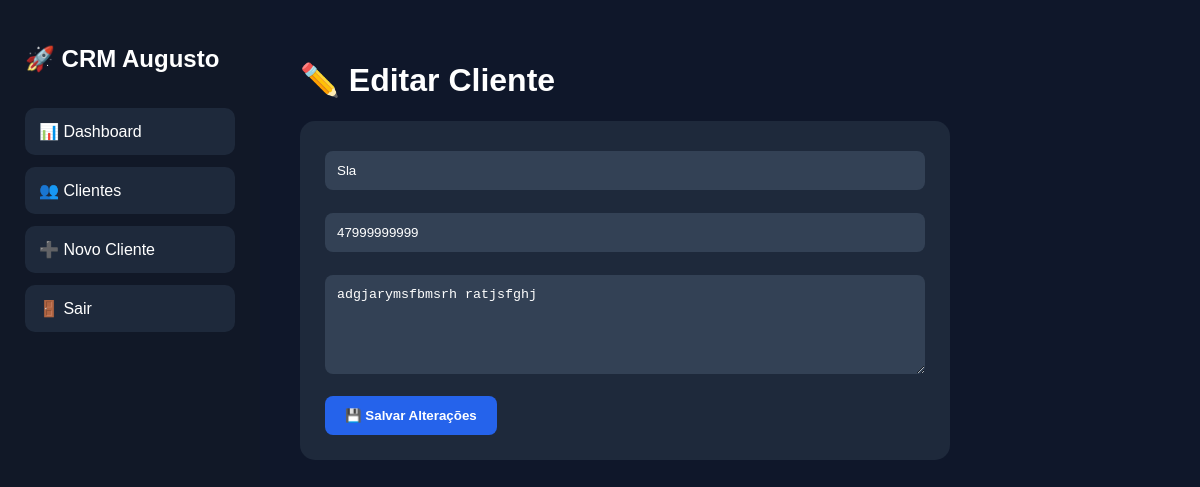
Screenshot of /editar/44 (signed in) with the database file from the repository.
### tables this page shows
CREATE TABLE clientes (
    id INTEGER PRIMARY KEY AUTOINCREMENT,
    nome TEXT NOT NULL,
    telefone TEXT
, observacoes TEXT, data_cadastro TEXT, usuario TEXT);

### app.py (the view)
@app.route("/editar/<int:id>")
def editar(id):
    if "usuario" not in session:
        return redirect("/login")
    conn = sqlite3.connect(CAMINHO_BANCO)
    cursor = conn.cursor()
    cursor.execute(
        """
        SELECT *
        FROM clientes
        WHERE id = ?
        AND usuario = ?
        """,
        (
            id,
            session["usuario"]
        )
    )
    cliente = cursor.fetchone()
    conn.close()
    if not cliente:
        return redirect("/clientes")
    return render_template(
        "editar.html",
        cliente=cliente
    )

### templates/editar.html (shortened to what this page needs)
<!DOCTYPE html>
<html>
<head>
    <link
        rel="stylesheet"
        href="{{ url_for('static', filename='style.css') }}"
    >
</head>
<body>
<div class="container">
    <div class="sidebar">
        <h2>🚀 CRM Augusto</h2>
        <a href="/">📊 Dashboard</a>
        <a href="/clientes">👥 Clientes</a>
        <a href="/cadastro">➕ Novo Cliente</a>
        <a href="/logout">🚪 Sair</a>
    </div>
    <div class="content">
        <h1>✏️ Editar Cliente</h1>
        <form action="/atualizar/{{ cliente[0] }}" method="POST">
            <input
                type="text"
                name="nome"
                value="{{ cliente[1] }}"
                required
            >
            <br><br>
            <input
                type="text"
                name="telefone"
                value="{{ cliente[2] }}"
                required
            >
            <br><br>
            <textarea
                name="observacoes"
                rows="5"
            >{{ cliente[3] }}</textarea>
            <br><br>
            <button type="submit">
                💾 Salvar Alterações
            </button>
        </form>
    </div>
</div>
</body>
</html>

### static/style.css (style rules this page uses)
body { margin: 0; font-family: Arial, sans-serif; background: #0f172a; color: #e5e7eb; }
.container { display: flex; min-height: 100vh; }
.sidebar { width: 260px; background: #111827; padding: 25px; box-sizing: border-box; }
.sidebar h2 { color: white; margin-bottom: 35px; }
.sidebar a { display: block; text-decoration: none; color: white; background: #1e293b; padding: 14px; margin-bottom: 12px; border-radius: 10px; transition: 0.2s; }
.content { flex: 1; padding: 40px; }
.content h1 { color: white; }
form { background: #1e293b; padding: 25px; border-radius: 15px; max-width: 600px; }
input, textarea { width: 100%; padding: 12px; border: none; border-radius: 8px; margin-top: 5px; box-sizing: border-box; background: #334155; color: white; }
input::placeholder, textarea::placeholder { color: #cbd5e1; }
button { background: #2563eb; color: white; border: none; padding: 12px 20px; border-radius: 8px; cursor: pointer; font-weight: bold; }

### rows the page displays
clientes: nome "Sla", telefone "47999999999", observacoes "adgjarymsfbmsrh ratjsfghj"
